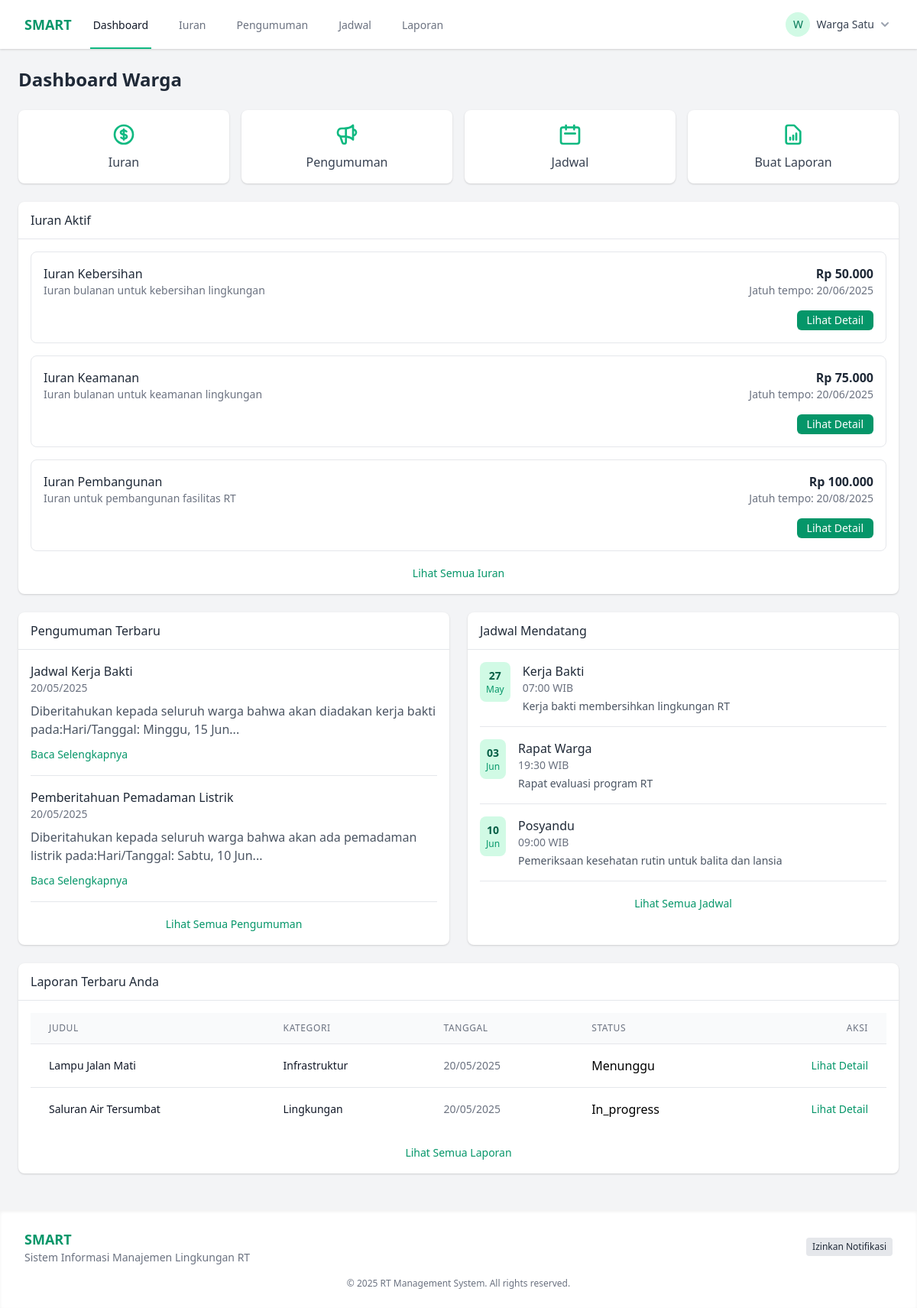
/dashboard (signed in), run on the app's committed database.
### tables this page shows
CREATE TABLE IF NOT EXISTS fees (
    id INT AUTO_INCREMENT PRIMARY KEY,
    name VARCHAR(100) NOT NULL,
    description TEXT,
    amount DECIMAL(10, 2) NOT NULL,
    due_date DATE NOT NULL,
    created_at DATETIME DEFAULT CURRENT_TIMESTAMP,
    updated_at DATETIME ON UPDATE CURRENT_TIMESTAMP
);

CREATE TABLE IF NOT EXISTS announcements (
    id INT AUTO_INCREMENT PRIMARY KEY,
    title VARCHAR(200) NOT NULL,
    content TEXT NOT NULL,
    type VARCHAR(30) NOT NULL DEFAULT 'general',  
    start_date DATE DEFAULT NULL,  
    end_date DATE DEFAULT NULL,  
    image_url VARCHAR(255) DEFAULT NULL,  
    is_pinned TINYINT(1) NOT NULL DEFAULT '0',  
    created_at DATETIME DEFAULT CURRENT_TIMESTAMP,
    updated_at DATETIME ON UPDATE CURRENT_TIMESTAMP
);

CREATE TABLE IF NOT EXISTS schedules (
    id INT AUTO_INCREMENT PRIMARY KEY,
    title VARCHAR(200) NOT NULL,
    description TEXT,
    schedule_datetime DATETIME DEFAULT NULL,  
    location VARCHAR(255) DEFAULT NULL,  
    type VARCHAR(50) DEFAULT NULL,  
    status VARCHAR(50) DEFAULT NULL,  
    created_at DATETIME DEFAULT CURRENT_TIMESTAMP,
    updated_at DATETIME ON UPDATE CURRENT_TIMESTAMP
);

CREATE TABLE IF NOT EXISTS reports (
    id INT AUTO_INCREMENT PRIMARY KEY,
    user_id INT NOT NULL,
    title VARCHAR(200) NOT NULL,
    description TEXT NOT NULL,
    category VARCHAR(50) NOT NULL,
    image VARCHAR(255),
    status ENUM('pending', 'in_progress', 'resolved', 'rejected') NOT NULL DEFAULT 'pending',
    admin_response TEXT,
    created_at DATETIME DEFAULT CURRENT_TIMESTAMP,
    updated_at DATETIME ON UPDATE CURRENT_TIMESTAMP,
    FOREIGN KEY (user_id) REFERENCES users(id) ON DELETE CASCADE
);

### app/views/resident/dashboard.php (the view, shortened to what the rows shown need)
<!DOCTYPE html>
<html lang="id">
<head>
    <link href="https://cdn.jsdelivr.net/npm/tailwindcss@2.2.19/dist/tailwind.min.css" rel="stylesheet">
    <link rel="stylesheet" href="/css/styles.css">
</head>
<body class="bg-gray-100 min-h-screen flex flex-col">
    <?php include BASE_PATH . '/app/views/components/resident_header.php'; ?>
    <main class="flex-1 p-4 md:p-6">
        <div class="max-w-7xl mx-auto">
            <h1 class="text-2xl font-bold text-gray-800 mb-6">Dashboard Warga</h1>
            <div class="grid grid-cols-2 md:grid-cols-4 gap-4 mb-6">
                <a href="/fees" class="bg-white p-4 rounded-lg shadow hover:shadow-md transition-shadow flex flex-col items-center justify-center">
                    <span class="text-gray-700 font-medium">Iuran</span>
                </a>
                <a href="/announcements" class="bg-white p-4 rounded-lg shadow hover:shadow-md transition-shadow flex flex-col items-center justify-center">
                    <span class="text-gray-700 font-medium">Pengumuman</span>
                </a>
                <a href="/schedules" class="bg-white p-4 rounded-lg shadow hover:shadow-md transition-shadow flex flex-col items-center justify-center">
                    <svg xmlns="http://www.w3.org/2000/svg" class="h-8 w-8 text-green-500 mb-2" fill="none" viewBox="0 0 24 24" stroke="currentColor">
                        <path stroke-linecap="round" stroke-linejoin="round" stroke-width="2" d="M8 7V3m8 4V3m-9 8h10M5 21h14a2 2 0 002-2V7a2 2 0 00-2-2H5a2 2 0 00-2 2v12a2 2 0 002 2z" />
                    </svg>
                    <span class="text-gray-700 font-medium">Jadwal</span>
                </a>
                <a href="/report/add" class="bg-white p-4 rounded-lg shadow hover:shadow-md transition-shadow flex flex-col items-center justify-center">
                    <span class="text-gray-700 font-medium">Buat Laporan</span>
                </a>
            </div>
            <div class="bg-white rounded-lg shadow mb-6">
                <div class="border-b px-4 py-3">
                    <h2 class="font-medium text-gray-800">Iuran Aktif</h2>
                </div>
                <div class="p-4">
                    <?php if (empty($data['activeFees'])): ?>
                        <p class="text-gray-500 text-center py-4">Tidak ada iuran aktif saat ini</p>
                    <?php else: ?>
                        <div class="space-y-4">
                            <?php foreach ($data['activeFees'] as $fee): ?>
                                <div class="border rounded-lg p-4">
                                    <div class="flex justify-between items-start">
                                        <div>
                                            <h3 class="font-medium text-gray-800"><?= htmlspecialchars($fee['name']) ?></h3>
                                            <p class="text-sm text-gray-500"><?= htmlspecialchars($fee['description']) ?></p>
                                        </div>
                                        <div class="text-right">
                                            <p class="font-bold text-gray-800"><?= 'Rp ' . number_format($fee['amount'], 0, ',', '.') ?></p>
                                            <p class="text-sm text-gray-500">Jatuh tempo: <?= date('d/m/Y', strtotime($fee['due_date'])) ?></p>
                                        </div>
                                    </div>
                                    <div class="mt-4 text-right">
                                        <a href="/fee/<?= $fee['id'] ?>" class="inline-flex items-center px-3 py-1 border border-transparent text-sm leading-4 font-medium rounded-md text-white bg-green-600 hover:bg-green-700 focus:outline-none focus:ring-2 focus:ring-offset-2 focus:ring-green-500">
                                            Lihat Detail
                                        </a>
                                    </div>
                                </div>
                            <?php endforeach; ?>
                        </div>
                        <div class="mt-4 text-center">
                            <a href="/fees" class="text-sm text-green-600 hover:text-green-800">Lihat Semua Iuran</a>
                        </div>
                    <?php endif; ?>
                </div>
            </div>
            <div class="grid grid-cols-1 md:grid-cols-2 gap-6 mb-6">
                <div class="bg-white rounded-lg shadow">
                    <div class="border-b px-4 py-3">
                        <h2 class="font-medium text-gray-800">Pengumuman Terbaru</h2>
                    </div>
                    <div class="p-4">
                        <?php if (empty($data['recentAnnouncements'])): ?>
                            <p class="text-gray-500 text-center py-4">Tidak ada pengumuman terbaru</p>
                        <?php else: ?>
                            <div class="space-y-4">
                                <?php foreach ($data['recentAnnouncements'] as $announcement): ?>
                                    <div class="border-b pb-4 last:border-b-0 last:pb-0">
                                        <h3 class="font-medium text-gray-800"><?= htmlspecialchars($announcement['title']) ?></h3>
                                        <p class="text-sm text-gray-500 mb-2"><?= date('d/m/Y', strtotime($announcement['created_at'])) ?></p>
                                        <p class="text-gray-600 line-clamp-2"><?= substr(strip_tags($announcement['content']), 0, 100) ?>...</p>
                                        <div class="mt-2">
                                            <a href="/announcement/<?= $announcement['id'] ?>" class="text-sm text-green-600 hover:text-green-800">Baca Selengkapnya</a>
                                        </div>
                                    </div>
                                <?php endforeach; ?>
                            </div>
                            <div class="mt-4 text-center">
                                <a href="/announcements" class="text-sm text-green-600 hover:text-green-800">Lihat Semua Pengumuman</a>
                            </div>
                        <?php endif; ?>
                    </div>
                </div>
                <div class="bg-white rounded-lg shadow">
                    <div class="border-b px-4 py-3">
                        <h2 class="font-medium text-gray-800">Jadwal Mendatang</h2>
                    </div>
                    <div class="p-4">
                        <?php if (empty($data['upcomingSchedules'])): ?>
                            <p class="text-gray-500 text-center py-4">Tidak ada jadwal mendatang</p>
                        <?php else: ?>
                            <div class="space-y-4">
                                <?php foreach ($data['upcomingSchedules'] as $schedule): ?>
                                    <div class="flex items-start border-b pb-4 last:border-b-0 last:pb-0">
                                        <div class="flex-shrink-0 bg-green-100 rounded-lg p-2 text-center mr-4">
                                           <?php if(isset($schedule['schedule_datetime'])): ?>
                                             <span class="block text-sm font-bold text-green-800"><?= date('d', strtotime($schedule['schedule_datetime'])) ?></span>
                                             <span class="block text-xs text-green-600"><?= date('M', strtotime($schedule['schedule_datetime'])) ?></span>
                                           <?php endif; ?>
                                         </div>
                                         <div>
                                             <h3 class="font-medium text-gray-800"><?= htmlspecialchars($schedule['title']) ?></h3>
                                            <p class="text-sm text-gray-500"><?= isset($schedule['schedule_datetime']) ? date('H:i', strtotime($schedule['schedule_datetime'])) : '' ?> WIB</p>
                                             <p class="text-gray-600 text-sm mt-1"><?= htmlspecialchars($schedule['description']) ?></p>
                                         </div>
                                     </div>
                                <?php endforeach; ?>
                            </div>
                            <div class="mt-4 text-center">
                                <a href="/schedules" class="text-sm text-green-600 hover:text-green-800">Lihat Semua Jadwal</a>
                            </div>
                        <?php endif; ?>
                    </div>
                </div>
            </div>
            <div class="bg-white rounded-lg shadow">
                <div class="border-b px-4 py-3">
                    <h2 class="font-medium text-gray-800">Laporan Terbaru Anda</h2>
                </div>
                <div class="p-4">
                    <?php if (empty($data['recentReports'])): ?>
                        <p class="text-gray-500 text-center py-4">Anda belum membuat laporan</p>
                    <?php else: ?>
                        <div class="overflow-x-auto">
                            <table class="min-w-full divide-y divide-gray-200 responsive-table">
                                <thead class="bg-gray-50">
                                    <tr>
                                        <th scope="col" class="px-6 py-3 text-left text-xs font-medium text-gray-500 uppercase tracking-wider">
                                            Judul
                                        </th>
                                        <th scope="col" class="px-6 py-3 text-left text-xs font-medium text-gray-500 uppercase tracking-wider">
                                            Kategori
                                        </th>
                                        <th scope="col" class="px-6 py-3 text-left text-xs font-medium text-gray-500 uppercase tracking-wider">
                                            Tanggal
                                        </th>
                                        <th scope="col" class="px-6 py-3 text-left text-xs font-medium text-gray-500 uppercase tracking-wider">
                                            Status
                                        </th>
                                        <th scope="col" class="px-6 py-3 text-right text-xs font-medium text-gray-500 uppercase tracking-wider">
                                            Aksi
                                        </th>
                                    </tr>
                                </thead>
                                <tbody class="bg-white divide-y divide-gray-200">
                                    <?php foreach ($data['recentReports'] as $report): ?>
                                        <tr>
                                            <td class="px-6 py-4" data-label="Judul">
                                                <div class="text-sm font-medium text-gray-900"><?= htmlspecialchars($report['title']) ?></div>
                                            </td>
                                            <td class="px-6 py-4 whitespace-nowrap" data-label="Kategori">
                                                <div class="text-sm text-gray-900"><?= htmlspecialchars($report['category']) ?></div>
                                            </td>
                                            <td class="px-6 py-4 whitespace-nowrap text-sm text-gray-500" data-label="Tanggal">
                                                <?= date('d/m/Y', strtotime($report['created_at'])) ?>
                                            </td>
                                            <td class="px-6 py-4 whitespace-nowrap" data-label="Status">
                                                <span class="badge badge-<?= $report['status'] ?>">
                                                    <?php
                                                    switch ($report['status']) {
                                                        case 'pending':
                                                            echo 'Menunggu';
                                                            break;
                                                        default:
                                                            echo ucfirst($report['status']);
                                                    }
                                                    ?>
                                                </span>
                                            </td>
                                            <td class="px-6 py-4 whitespace-nowrap text-right text-sm font-medium" data-label="Aksi">
                                                <a href="/report/<?= $report['id'] ?>" class="text-green-600 hover:text-green-900">Lihat Detail</a>
                                            </td>
                                        </tr>
                                    <?php endforeach; ?>
                                </tbody>
                            </table>
                        </div>
                        <div class="mt-4 text-center">
                            <a href="/reports" class="text-sm text-green-600 hover:text-green-800">Lihat Semua Laporan</a>
                        </div>
                    <?php endif; ?>
                </div>
            </div>
        </div>
    </main>
    <?php include BASE_PATH . '/app/views/components/resident_footer.php'; ?>
</body>
</html>

### routes/web.php (shortened to what the rows shown need)
<?php
class Router {
    private static $routes = [];
    public static function register($method, $url, $controller, $action) {
        self::$routes[] = [
            'method' => $method,
            'url' => $url,
            'controller' => $controller,
            'action' => $action
        ];
    }
    public static function route($url) {
        $method = $_SERVER['REQUEST_METHOD'];
        foreach (self::$routes as $route) {
            $pattern = self::convertRouteToRegex($route['url']);
            if ($route['method'] == $method && preg_match($pattern, $url, $matches)) {
                array_shift($matches);
                $controller = new $controllerName();
                call_user_func_array([$controller, $route['action']], $matches);
                return;
            }
        }
    }
    private static function convertRouteToRegex($route) {
        $route = preg_replace('/\:([a-zA-Z0-9]+)/', '([^/]+)', $route);
        return '/^' . str_replace('/', '\/', $route) . '$/';
    }
}

### data on the page
fees: name "Iuran Kebersihan", description "Iuran bulanan untuk kebersihan lingkungan", amount "50.000", due_date "20/06/2025"
fees: name "Iuran Keamanan", description "Iuran bulanan untuk keamanan lingkungan", amount "75.000", due_date "20/06/2025"
fees: name "Iuran Pembangunan", description "Iuran untuk pembangunan fasilitas RT", amount "100.000", due_date "20/08/2025"
announcements: title "Jadwal Kerja Bakti", created_at "20/05/2025", content "Diberitahukan kepada seluruh warga bahwa akan diadakan kerja bakti pada:Hari/Tanggal: Minggu, 15 Jun"
announcements: title "Pemberitahuan Pemadaman Listrik", created_at "20/05/2025", content "Diberitahukan kepada seluruh warga bahwa akan ada pemadaman listrik pada:Hari/Tanggal: Sabtu, 10 Jun"
schedules: schedule_datetime "27", schedule_datetime "May", title "Kerja Bakti", schedule_datetime "07:00", description "Kerja bakti membersihkan lingkungan RT"
schedules: schedule_datetime "03", schedule_datetime "Jun", title "Rapat Warga", schedule_datetime "19:30", description "Rapat evaluasi program RT"
schedules: schedule_datetime "10", schedule_datetime "Jun", title "Posyandu", schedule_datetime "09:00", description "Pemeriksaan kesehatan rutin untuk balita dan lansia"
reports: title "Lampu Jalan Mati", category "Infrastruktur", created_at "20/05/2025", status "Menunggu"
reports: title "Saluran Air Tersumbat", category "Lingkungan", created_at "20/05/2025", status "In_progress"
